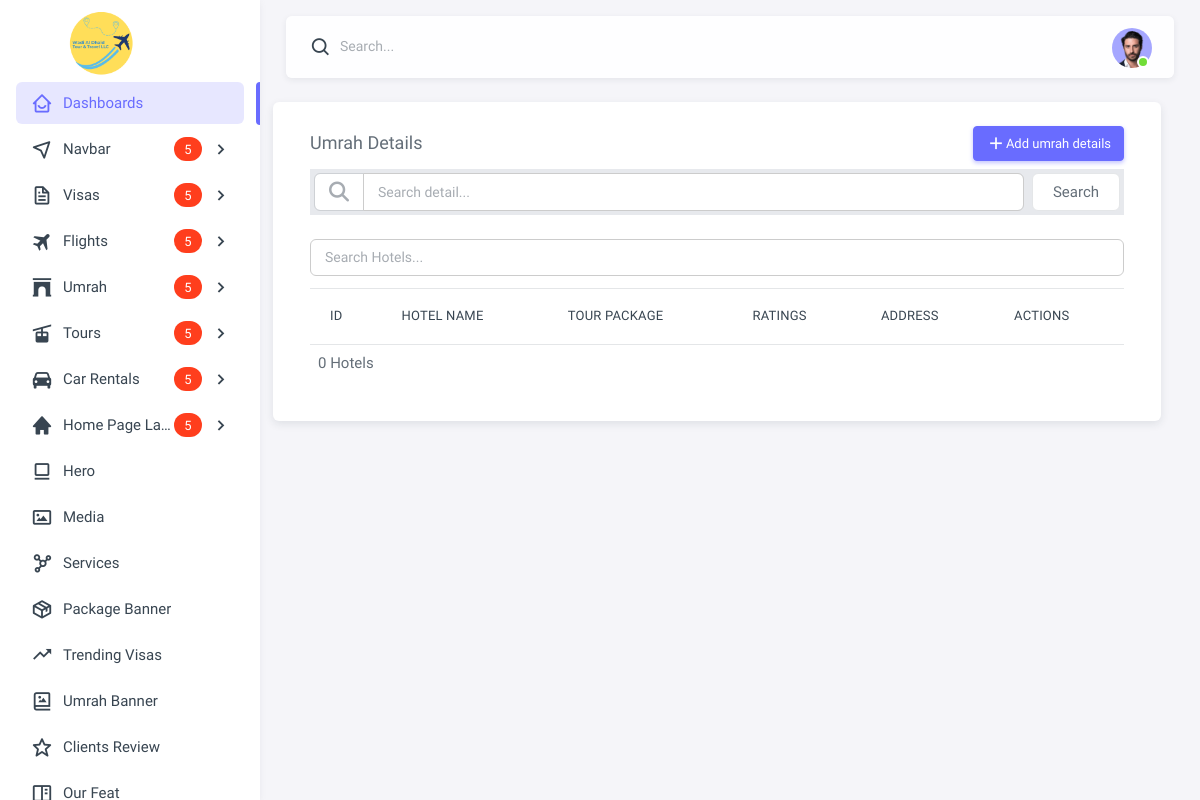
The app's page /hotels/, older data.
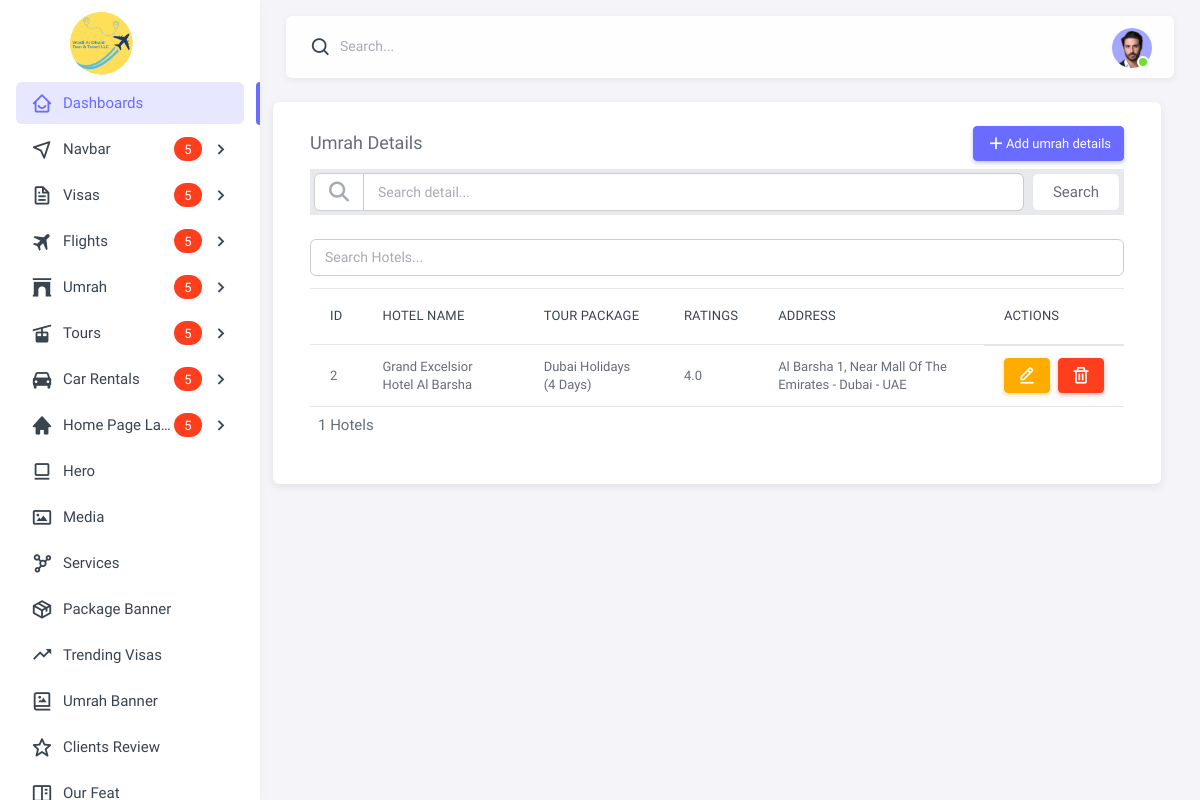
The same page, newer data.
### Tour/models.py (models this page shows, shortened)
class HotelDetail(models.Model):
    tour_package = models.ForeignKey(TourPackage, on_delete=models.CASCADE)  # Linked to Tour Package
    name = models.CharField(max_length=255)
    ratings = models.DecimalField(max_digits=3, decimal_places=1)
    address = models.TextField()
    services = models.ManyToManyField(HotelService, related_name="hotel_services", blank=True)
    image = models.ImageField(upload_to='hotels/', blank=True, null=True)

class TourPackage(models.Model):
    category = models.ForeignKey(TourCategory, on_delete=models.PROTECT, null=True, blank=True)
    package_name = models.CharField(max_length=100)
    country_name = models.CharField(max_length=100)
    price = models.DecimalField(max_digits=10, decimal_places=2)  # DecimalField for better pricing
    image = models.ImageField(upload_to='tour_packages/', blank=True, null=True)
    description = models.TextField()

### Admin_Dasboard/views.py (the view, shortened to what this page needs)
# urls.py: path('hotels/', views.hotel_details, name='hotel-details'),  # Hotel details page
def hotel_details(request):
    query = request.GET.get('search', '')  # Search functionality
    total_hotels = HotelDetail.objects.count()
    if query:
        hotels = HotelDetail.objects.filter(name__icontains=query)
    else:
        hotels = HotelDetail.objects.all()
    tour_packages = TourPackage.objects.all()
    services = HotelService.objects.all()
    hotel = None  # Initialize for edit functionality
    context = {
        'hotels': hotels,
        'tour_packages': tour_packages,
        'services': services,
        'total_hotels': total_hotels,
        'hotel': hotel,  # Send hotel object for update
        'search_query': query,  # Pass search query to template
    }
    return render(request, 'Tour/Hotel/tour-hotel-details.html', context)

### Admin_Dasboard/templates/Tour/Hotel/tour-hotel-details.html (shortened to what the changed rows need)
{% extends "base.html" %}
{% load static %}
{% block body %}
<div class="content-wrapper">
    <div class="container-xxl flex-grow-1 container-p-y">
        <div class="row w-100">
            <div class="card">
                <div class="card-body">
                    <div class="col-12 mt-3">
                        <div class="row">
                            <div class="col-lg-12 mt-3">
                                <div>
                                    <form method="GET" class="mb-3">
                                        <input type="text" name="search" class="form-control" placeholder="Search Hotels..." value="{{ search_query }}">
                                    </form>
                                    <table class="table">
                                        <thead>
                                            <tr>
                                                <th>ID</th>
                                                <th>Hotel Name</th>
                                                <th>Tour Package</th>
                                                <th>Ratings</th>
                                                <th>Address</th>
                                                <th>Actions</th>
                                            </tr>
                                        </thead>
                                        <tbody>
                                            {% for hotel in hotels %}
                                            <tr>
                                                <td>{{ hotel.id }}</td>
                                                <td>{{ hotel.name }}</td>
                                                <td>{{ hotel.tour_package.package_name }}</td>
                                                <td>{{ hotel.ratings }}</td>
                                                <td>{{ hotel.address }}</td>
                                                <td class="d-flex flex-row gap-2">
                                                    <button class="btn btn-warning btn-sm" data-bs-toggle="modal" data-bs-target="#updateModal{{ hotel.id }}">
                                                        <i class="bx bx-edit-alt"></i>
                                                    </button>
                                                    <a href="{% url 'delete-hotel' hotel.id %}" class="btn btn-danger btn-sm" onclick="return confirm('Are you sure?');">
                                                        <i class="bx bx-trash"></i>
                                                    </a>
                                                </td>
                                            </tr>
                                            {% endfor %}
                                        </tbody>
                                    </table>
                                    <p class="p-2">{{ total_hotels }} Hotels</p>
                                </div>
                            </div>
                        </div>
                    </div>
                </div>
            </div>
        </div>
    </div>
</div>
{% endblock %}

Row changes from the older to the newer data that the page shows:
added HotelDetail: id "2", name "Grand Excelsior Hotel Al Barsha", tour_package.package_name "Dubai Holidays (4 Days)", ratings "4.0", address "Al Barsha 1, Near Mall Of The Emirates - Dubai - UAE"
Text that changed along with them:
{{ total_hotels }}: "0" → "1"
